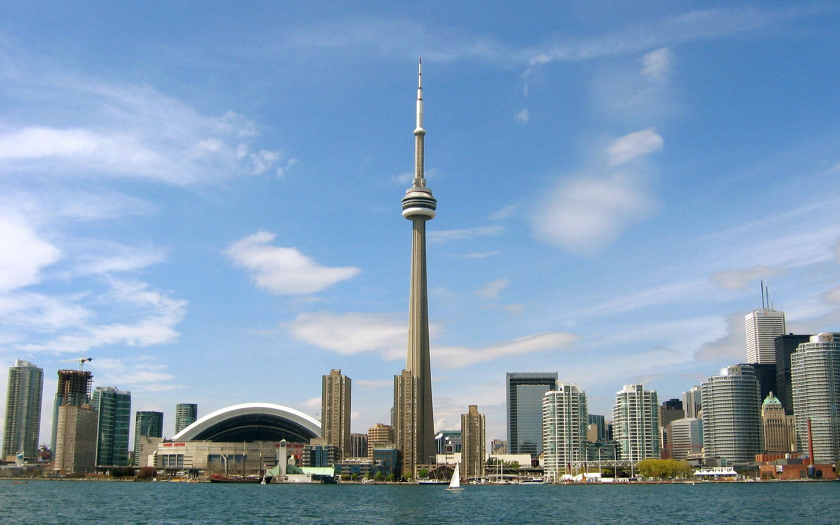
#> input picture Dataset/test/city/city_test-001.jpg, 1680 x 1050 px, given as the content of the folder /content/drive/My Drive/Colab Notebooks/VP/dataset/train, which was not available (shown at 1/2 size)
$ jupyter execute --allow-errors exercise_10.ipynb   (shell and % lines are left out)   (older library calls are emulated)   (text cells are left out)
#> lines starting #> are read from the running program, lines starting #| are printed output that depends on the picture; pictures that were not available may be replaced by others from this repository, and a replacement may not be noted
[cell 1]
#CREDITS TO:
#https://github.com/gurkandemir/Bag-of-Visual-Wordsimport

import numpy as np
import os
import cv2
from sklearn.cluster import KMeans
from skimage.feature import hog
from sklearn.svm import SVC
from sklearn.preprocessing import StandardScaler
from matplotlib import pyplot as plt
from sklearn import svm, datasets
from sklearn.model_selection import train_test_split
from sklearn.metrics import confusion_matrix
from sklearn.utils.multiclass import unique_labels
from sklearn.metrics.pairwise import chi2_kernel
from sklearn.model_selection import GridSearchCV
from sklearn.metrics import accuracy_score

[cell 2]
def getFiles(train, path):
    images = []
    count = 0
    for folder in os.listdir(path):
        for file in  os.listdir(path +'/'+ folder):
            images.append(path+'/' + folder  + '/'+  file)

    if(train is True):
        np.random.shuffle(images)

    return images

[cell 3]
def getDescriptors(sift, img):
    kp, des = sift.detectAndCompute(img, None)
    return des

def getDescriptorsFast(image,keypoints, sift):
    kp, des = sift.compute(image, keypoints)
    return des

def readImage(img_path):
    img = cv2.imread(img_path, cv2.IMREAD_GRAYSCALE)
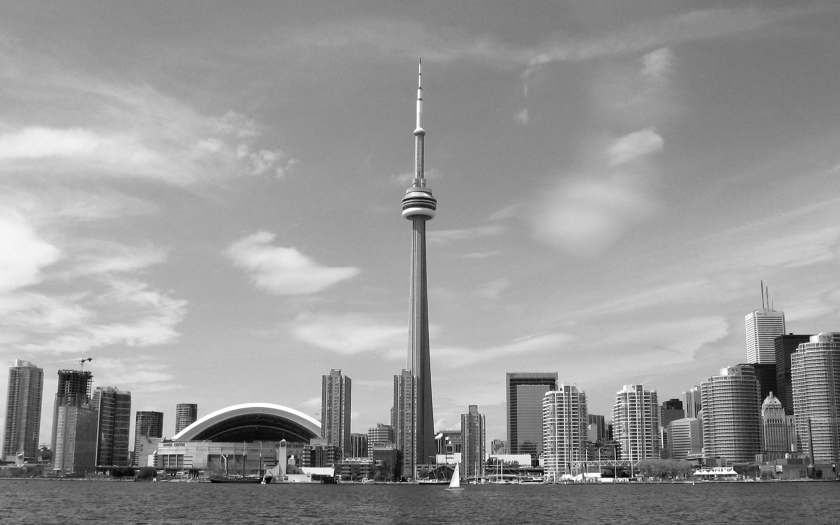
#> img: shape (1050, 1680) (shown at 1/2 size); min 0, max 255, mean 150.8
    return cv2.resize(img,(128,64))
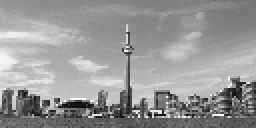
#> returned value: shape (64, 128) (shown 2 times larger); min 7, max 255, mean 150.7
#> in getDescriptors, `kp, des = sift.detectAndCompute(img, None)`: kp = 50 keypoints; strongest (x, y, size): (23, 51, 2.1), (11, 46, 2.9), (115, 42, 1.8), (32, 53, 1.8)

def vstackDescriptors(descriptor_list):
    descriptors = np.array(descriptor_list[0])
    for descriptor in descriptor_list[1:]:
        descriptors = np.vstack((descriptors, descriptor))
#> this loop made 0 passes
    return descriptors

[cell 4]
def clusterDescriptors(descriptors, no_clusters):
    kmeans = KMeans(n_clusters = no_clusters).fit(descriptors)
    return kmeans

def extractFeatures(kmeans, descriptor_list, image_count, no_clusters):
#> called with image_count = 1, no_clusters = 50
    im_features = np.array([np.zeros(no_clusters) for i in range(image_count)])
    for i in range(image_count):
        for j in range(len(descriptor_list[i])):
            feature = descriptor_list[i][j]
            feature = feature.reshape(1, 128)
            idx = kmeans.predict(feature)
            im_features[i][idx] += 1

    return im_features

# [11 lines left out: function extractFeaturesHog, not called in this run]

def normalizeFeatures(scale, features):
    return scale.transform(features)

def plotHistogram(im_features, no_clusters):
#> called with im_features = array of shape (1, 50), no_clusters = 50
    x_scalar = np.arange(no_clusters)
    y_scalar = np.array([abs(np.sum(im_features[:,h], dtype=np.int32)) for h in range(no_clusters)])
#> y_scalar = 50 values from 0 to 0

    plt.bar(x_scalar, y_scalar)
    plt.xlabel("Visual Word Index")
    plt.ylabel("Frequency")
    plt.title("Complete Vocabulary Generated")
    plt.xticks(x_scalar + 0.4, x_scalar)
    plt.show()
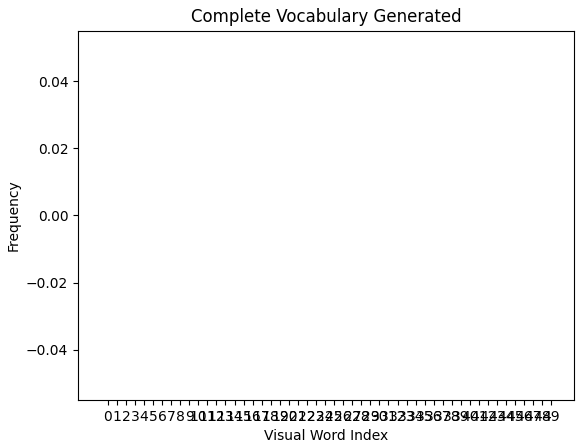
#> figure drawn by matplotlib, 1 panel

def svcParamSelection(X, y, kernel, nfolds):
    Cs = [0.5, 0.1, 0.15, 0.2, 0.3]
    gammas = [0.1, 0.11, 0.095, 0.105]
    param_grid = {'C': Cs, 'gamma' : gammas}
    grid_search = GridSearchCV(SVC(kernel=kernel), param_grid, cv=nfolds)
    grid_search.fit(X, y)
    grid_search.best_params_
    return grid_search.best_params_

def findSVM(im_features, train_labels, kernel):
    features = im_features
    if(kernel == "precomputed"):
      features = np.dot(im_features, im_features.T)

    params = svcParamSelection(features, train_labels, kernel, 5)
    C_param, gamma_param = params.get("C"), params.get("gamma")
    print(C_param, gamma_param)
    class_weight = {
        0: (807 / (7 * 140)),
        1: (807 / (7 * 140)),
        2: (807 / (7 * 133)),
        3: (807 / (7 * 70)),
        4: (807 / (7 * 42)),
        5: (807 / (7 * 140)),
        6: (807 / (7 * 142))
    }

    svm = SVC(kernel = kernel, C =  C_param, gamma = gamma_param, class_weight = class_weight)
    svm.fit(features, train_labels)
    return svm

# [53 lines left out: functions plotConfusionMatrix, plotConfusions, not called in this run]

def findAccuracy(true, predictions):
    print ('accuracy score: %0.3f' % accuracy_score(true, predictions))

[cell 5]
def trainModelSift(path, no_clusters, kernel):
    images = getFiles(True, path)
    print("Train images path detected.")
    sift = cv2.xfeatures2d.SIFT_create()
    descriptor_list = []
    train_labels = np.array([])
    label_count = 7
    image_count = len(images)

    for img_path in images:
        if("city" in img_path):
            class_index = 0
        elif("face" in img_path):
            class_index = 1
        elif("green" in img_path):
            class_index = 2
        elif("house_building" in img_path):
            class_index = 3
        elif("house_indoor" in img_path):
            class_index = 4
        elif("office" in img_path):
          class_index = 5
        else:
          class_index = 6

        train_labels = np.append(train_labels, class_index)
        img = readImage(img_path)
        des = getDescriptors(sift, img)

        descriptor_list.append(des)

    descriptors = vstackDescriptors(descriptor_list)
    print("Descriptors vstacked.")

    kmeans = clusterDescriptors(descriptors, no_clusters)
    print("Descriptors clustered.")

    im_features = extractFeatures(kmeans, descriptor_list, image_count, no_clusters)
    print("Images features extracted.")

    scale = StandardScaler().fit(im_features)
    im_features = scale.transform(im_features)
    print("Train images normalized.")

    plotHistogram(im_features, no_clusters)
    print("Features histogram plotted.")

    svm = findSVM(im_features, train_labels, kernel)
    print("SVM fitted.")
    print("Training completed.")

    return kmeans, scale, svm, im_features

[cell 6]
# [62 lines left out: function testModelSift, not called in this run]

[cell 7]
def trainModelHog(path, no_clusters, kernel):
#> called with no_clusters = 50, kernel = 'linear'
    images = getFiles(True, path)
    print("Train images path detected.")
    descriptor_list = []
    train_labels = np.array([])
    label_count = 7
    image_count = len(images)

    for img_path in images:
        if("city" in img_path):
            class_index = 0
        elif("face" in img_path):
            class_index = 1
        elif("green" in img_path):
            class_index = 2
        elif("house_building" in img_path):
            class_index = 3
        elif("house_indoor" in img_path):
            class_index = 4
        elif("office" in img_path):
          class_index = 5
        else:
          class_index = 6

        train_labels = np.append(train_labels, class_index)
        img = readImage(img_path)

        fd, hog_image = hog(img, orientations=9, pixels_per_cell=(8, 8),
                    cells_per_block=(2, 2), visualize=True, multichannel=False)
#> fd = 3780 values, max 0.401 at index 2865, min 0 at index 1, mean 0.133

        descriptor_list.append(fd)

    descriptors = vstackDescriptors(descriptor_list)
#> descriptors has the same summary as fd
    print("Descriptors vstacked.")

    kmeans = clusterDescriptors(descriptors, no_clusters)
    print("Descriptors clustered.")


    im_features = extractFeaturesHog(kmeans, descriptor_list, image_count, no_clusters)
    print("Images features extracted.")

    scale = StandardScaler().fit(im_features)
    im_features = scale.transform(im_features)
    print("Train images normalized.")

    plotHistogram(im_features, no_clusters)
    print("Features histogram plotted.")

    svm = findSVM(im_features, train_labels, kernel)
    print("SVM fitted.")
    print("Training completed.")

    return kmeans, scale, svm, im_features

[cell 8]
# [62 lines left out: function testModelHog, not called in this run]

[cell 9]
def trainModelFast(path, no_clusters, kernel):
#> called with no_clusters = 50, kernel = 'linear'
    images = getFiles(True, path)
    print("Train images path detected.")

    # Initiate FAST
    fast = cv2.FastFeatureDetector_create(threshold=25)
    fast.setNonmaxSuppression(True)


    sift = cv2.xfeatures2d.SIFT_create()

    descriptor_list = []
    train_labels = np.array([])
    label_count = 7
    image_count = len(images)

    for img_path in images:
        if("city" in img_path):
            class_index = 0
        elif("face" in img_path):
            class_index = 1
        elif("green" in img_path):
            class_index = 2
        elif("house_building" in img_path):
            class_index = 3
        elif("house_indoor" in img_path):
            class_index = 4
        elif("office" in img_path):
          class_index = 5
        else:
          class_index = 6

        train_labels = np.append(train_labels, class_index)
        img = readImage(img_path)

        kp = fast.detect(img,None)
#> kp = 144 keypoints; strongest (x, y, size): (17, 48, 7), (115, 42, 7), (29, 50, 7), (73, 58, 7)
        des = getDescriptorsFast(img,kp,sift)

        descriptor_list.append(des)

    descriptors = vstackDescriptors(descriptor_list)
    print("Descriptors vstacked.")

    kmeans = clusterDescriptors(descriptors, no_clusters)
    print("Descriptors clustered.")

    im_features = extractFeatures(kmeans, descriptor_list, image_count, no_clusters)
    print("Images features extracted.")

    scale = StandardScaler().fit(im_features)
    im_features = scale.transform(im_features)
    print("Train images normalized.")

    plotHistogram(im_features, no_clusters)
    print("Features histogram plotted.")

    svm = findSVM(im_features, train_labels, kernel)
    print("SVM fitted.")
    print("Training completed.")

    return kmeans, scale, svm, im_features

$ run again, on Dataset/test/city/city_test-008.jpg
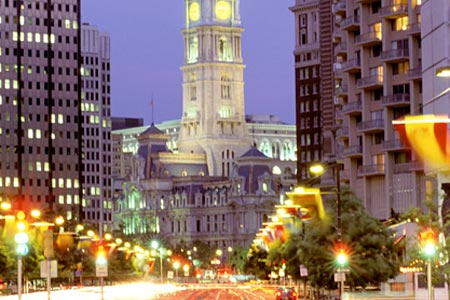
#> input picture Dataset/test/city/city_test-008.jpg, 450 x 300 px, given as the content of the folder /content/drive/My Drive/Colab Notebooks/VP/dataset/train, which was not available
#> in readImage, `img = cv2.imread(img_path, cv2.IMREAD_GRAYSCALE)`:
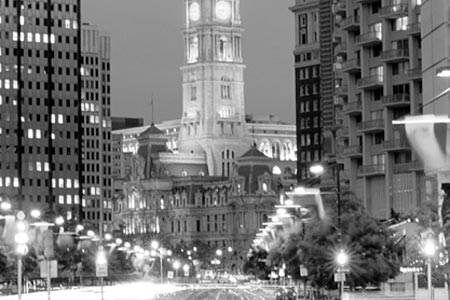
#> img: shape (300, 450); min 0, max 255, mean 116.9
#> in readImage, `return cv2.resize(img,(128,64))`:
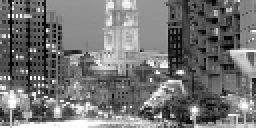
#> returned value: shape (64, 128) (shown 2 times larger); min 0, max 255, mean 116.6
#> in getDescriptors, `kp, des = sift.detectAndCompute(img, None)`: kp = 124 keypoints; strongest (x, y, size): (90, 36, 1.9), (97, 55, 3.3), (82, 32, 2.7), (28, 55, 2.7)
#> y_scalar = 50 values from 0 to 0
#> fd = 3780 values, max 0.361 at index 873, min 0 at index 124, mean 0.147
#> in trainModelHog, `descriptors = vstackDescriptors(descriptor_list)`: descriptors has the same summary as fd
#> in trainModelFast, `kp = fast.detect(img,None)`: kp = 396 keypoints; strongest (x, y, size): (17, 38, 7), (8, 28, 7), (17, 25, 7), (89, 36, 7)

$ run again, on Dataset/test/city/city_test-009.jpg
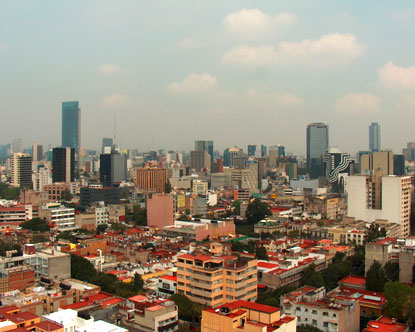
#> input picture Dataset/test/city/city_test-009.jpg, 415 x 332 px, given as the content of the folder /content/drive/My Drive/Colab Notebooks/VP/dataset/train, which was not available
#> in readImage, `img = cv2.imread(img_path, cv2.IMREAD_GRAYSCALE)`:
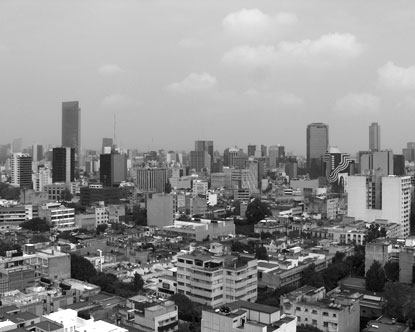
#> img: shape (332, 415); min 0, max 255, mean 143.3
#> in readImage, `return cv2.resize(img,(128,64))`:
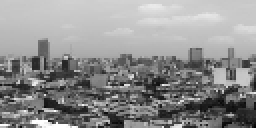
#> returned value: shape (64, 128) (shown 2 times larger); min 2, max 255, mean 143.1
#> in getDescriptors, `kp, des = sift.detectAndCompute(img, None)`: kp = 82 keypoints; strongest (x, y, size): (17, 41, 2.6), (42, 55, 2.3), (121, 39, 5), (30, 41, 2.4)
#> y_scalar = 50 values from 0 to 0
#> fd = 3780 values, max 0.41 at index 940, min 0 at index 1, mean 0.135
#> in trainModelHog, `descriptors = vstackDescriptors(descriptor_list)`: descriptors has the same summary as fd
#> in trainModelFast, `kp = fast.detect(img,None)`: kp = 264 keypoints; strongest (x, y, size): (27, 55, 7), (54, 60, 7), (116, 57, 7), (57, 48, 7)

$ run again, on Dataset/test/city/city_test-010.jpg
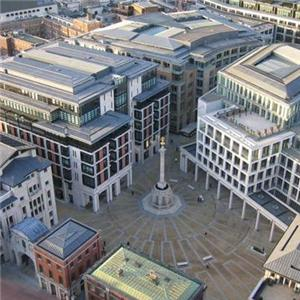
#> input picture Dataset/test/city/city_test-010.jpg, 300 x 300 px, given as the content of the folder /content/drive/My Drive/Colab Notebooks/VP/dataset/train, which was not available
#> in readImage, `img = cv2.imread(img_path, cv2.IMREAD_GRAYSCALE)`:
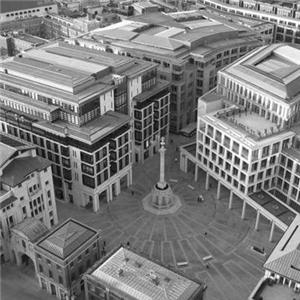
#> img: shape (300, 300); min 0, max 255, mean 124.2
#> in readImage, `return cv2.resize(img,(128,64))`:
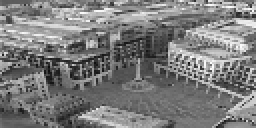
#> returned value: shape (64, 128) (shown 2 times larger); min 14, max 253, mean 123.8
#> in getDescriptors, `kp, des = sift.detectAndCompute(img, None)`: kp = 80 keypoints; strongest (x, y, size): (119, 10, 2), (123, 8, 2.6), (4, 10, 2.3), (45, 22, 3)
#> y_scalar = 50 values from 0 to 0
#> fd = 3780 values, max 0.311 at index 3685, min 0 at index 304, mean 0.148
#> in trainModelHog, `descriptors = vstackDescriptors(descriptor_list)`: descriptors has the same summary as fd
#> in trainModelFast, `kp = fast.detect(img,None)`: kp = 373 keypoints; strongest (x, y, size): (85, 21, 7), (43, 22, 7), (40, 58, 7), (62, 12, 7)
